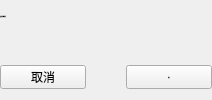
        <widget class="QWidget" name="tabWidget_5Page1_3">
         <attribute name="title">
          <string/>
         </attribute>
         <layout class="QVBoxLayout" name="verticalLayout_5" stretch="0,0,0">
          <property name="spacing">
           <number>0</number>
          </property>
          <property name="leftMargin">
           <number>0</number>
          </property>
          <property name="topMargin">
           <number>0</number>
          </property>
          <property name="rightMargin">
           <number>0</number>
          </property>
          <property name="bottomMargin">
           <number>0</number>
          </property>
          <item>
           <widget class="QLabel" name="label_18">
            <property name="minimumSize">
             <size>
              <width>0</width>
              <height>14</height>
             </size>
            </property>
            <property name="maximumSize">
             <size>
              <width>16777215</width>
              <height>14</height>
             </size>
            </property>
            <property name="font">
             <font>
              <pointsize>-1</pointsize>
              <italic>false</italic>
              <bold>false</bold>
             </font>
            </property>
            <property name="text">
             <string>设置颅骨阈值</string>
            </property>
            <property name="alignment">
             <set>Qt::AlignLeading|Qt::AlignLeft|Qt::AlignVCenter</set>
            </property>
           </widget>
          </item>
          <item>
           <widget class="QWidget" name="widget_8" native="true">
            <property name="minimumSize">
             <size>
              <width>0</width>
              <height>24</height>
             </size>
            </property>
            <property name="maximumSize">
             <size>
              <width>16777215</width>
              <height>24</height>
             </size>
            </property>
            <layout class="QHBoxLayout" name="horizontalLayout_7" stretch="4">
             <property name="spacing">
              <number>0</number>
             </property>
             <property name="leftMargin">
              <number>0</number>
             </property>
             <property name="topMargin">
              <number>0</number>
             </property>
             <property name="rightMargin">
              <number>0</number>
             </property>
             <property name="bottomMargin">
              <number>0</number>
             </property>
             <item>
              <widget class="ctkRangeWidget" name="ctkRangeWidget_3" native="true">
               <property name="minimumSize">
                <size>
                 <width>48</width>
                 <height>24</height>
                </size>
               </property>
               <property name="maximumSize">
                <size>
                 <width>16777215</width>
                 <height>24</height>
                </size>
               </property>
              </widget>
             </item>
            </layout>
           </widget>
          </item>
          <item>
           <widget class="QWidget" name="widget_12" native="true">
            <property name="minimumSize">
             <size>
              <width>0</width>
              <height>24</height>
             </size>
            </property>
            <property name="maximumSize">
             <size>
              <width>16777215</width>
              <height>24</height>
             </size>
            </property>
            <layout class="QHBoxLayout" name="horizontalLayout_16">
             <property name="spacing">
              <number>0</number>
             </property>
             <property name="leftMargin">
              <number>0</number>
             </property>
             <property name="topMargin">
              <number>0</number>
             </property>
             <property name="rightMargin">
              <number>0</number>
             </property>
             <property name="bottomMargin">
              <number>0</number>
             </property>
             <item>
              <widget class="QPushButton" name="pushButton_15">
               <property name="minimumSize">
                <size>
                 <width>86</width>
                 <height>24</height>
                </size>
               </property>
               <property name="maximumSize">
                <size>
                 <width>86</width>
                 <height>24</height>
                </size>
               </property>
               <property name="text">
                <string>取消</string>
               </property>
              </widget>
             </item>
             <item>
              <spacer name="horizontalSpacer_6">
               <property name="orientation">
                <enum>Qt::Horizontal</enum>
               </property>
               <property name="sizeHint" stdset="0">
                <size>
                 <width>40</width>
                 <height>20</height>
                </size>
               </property>
              </spacer>
             </item>
             <item>
              <widget class="QPushButton" name="pushButton_3">
               <property name="minimumSize">
                <size>
                 <width>86</width>
                 <height>24</height>
                </size>
               </property>
               <property name="maximumSize">
                <size>
                 <width>86</width>
                 <height>24</height>
                </size>
               </property>
               <property name="font">
                <font>
                 <pointsize>-1</pointsize>
                 <italic>false</italic>
                 <bold>false</bold>
                </font>
               </property>
               <property name="text">
                <string>确定</string>
               </property>
              </widget>
             </item>
            </layout>
           </widget>
          </item>
         </layout>
        </widget>
